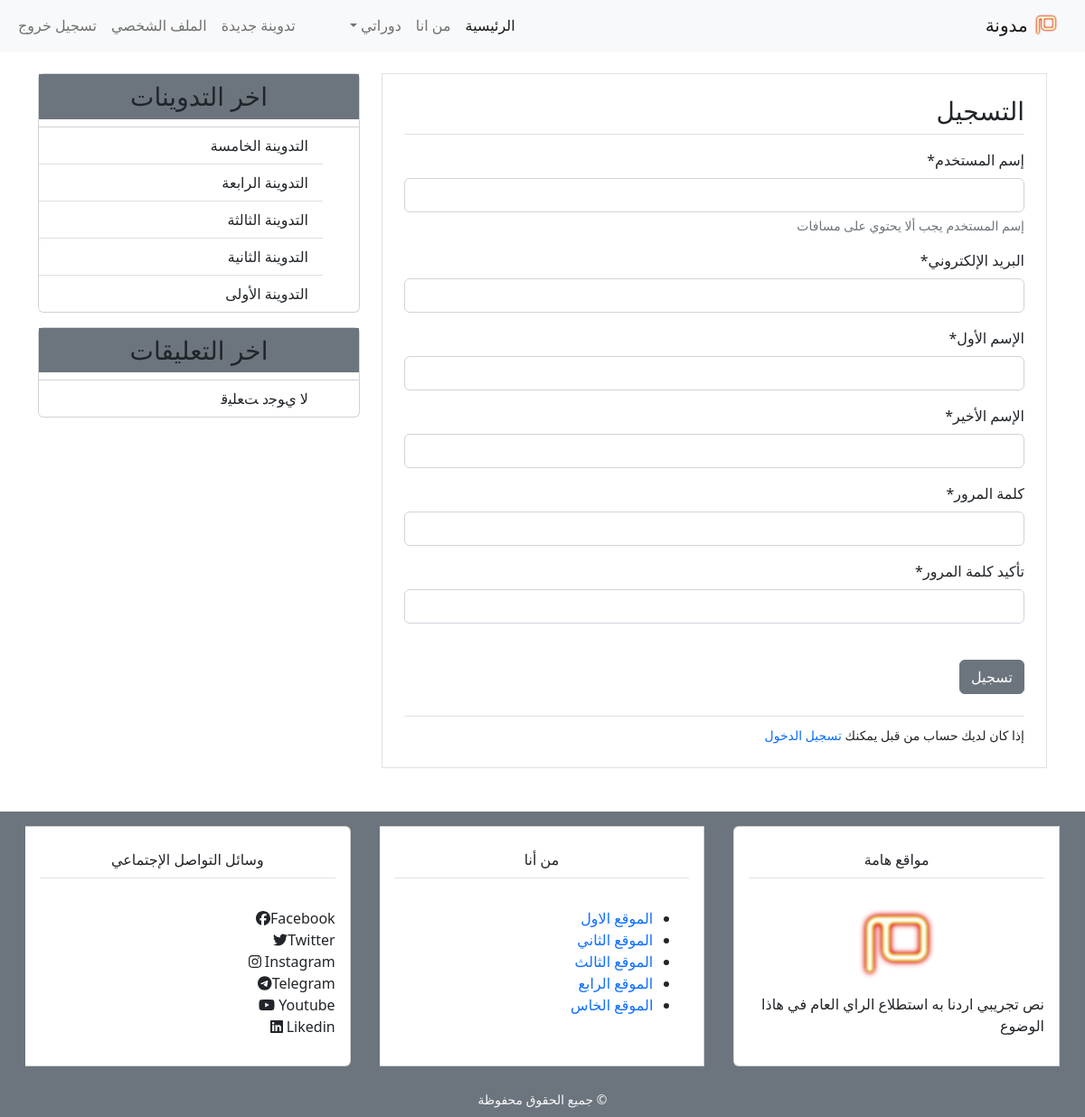
The page /register/ (signed in) on the database its author committed.
### blog/models.py (models this page shows, shortened)
class Post(models.Model):
    title = models.CharField(max_length=100)
    content = models.TextField()
    post_date = models.DateTimeField(default=timezone.now)
    post_update = models.DateTimeField(auto_now=True)
    author = models.ForeignKey(User, on_delete=models.CASCADE)
    class Meta:
        ordering = ('-post_date', )

### user/views.py (the view)
# urls.py: path('register/', views.register, name='register'),
def register(request):
    if request.method == 'POST':
        form = UserCreationForm(request.POST)
        if form.is_valid():
            new_user = form.save(commit=False)
            new_user.set_password(form.cleaned_data['password1'])
            new_user.save()
            messages.success(request, f'تهانينا {new_user} لقد تمت عملية التسجيل بنجاح.')
            return redirect('login')
    else:
        form = UserCreationForm()
    return render(request, 'user/register.html', {
        'title': 'التسجيل',
        'form': form,
    })

### user/forms.py (shortened to what this page needs)
class UserCreationForm(forms.ModelForm):
    username = forms.CharField(label='إسم المستخدم', max_length=30, help_text='إسم المستخدم يجب ألا يحتوي على مسافات')
    email = forms.EmailField(label='البريد الإلكتروني')
    first_name = forms.CharField(label='الإسم الأول', max_length=100)
    last_name = forms.CharField(label='الإسم الأخير', max_length=100)
    password1 = forms.CharField(label='كلمة المرور', widget=forms.PasswordInput(), min_length=8)
    password2 = forms.CharField(label='تأكيد كلمة المرور', widget=forms.PasswordInput(), min_length=8)
    class Meta:
        model = User
        fields = ('username', 'email', 'first_name',
                  'last_name', 'password1', 'password2')

### blog/templatetags/post_tag.py (called while the page is built)
@register.inclusion_tag('blog/latest_posts.html')
def latest_posts():
    context = {
        'l_posts': Post.objects.all()[0:5],
    }
    return context

@register.inclusion_tag('blog/latest_comments.html')
def latest_comments():
    context = {
        'l_comments': Comment.objects.filter(active=True)[0:5],
    }
    return context

### user/templates/user/register.html (shortened to what this page needs)
{% extends 'blog/base.html' %}
{% block content %}
{% load crispy_forms_tags %}
<div class="border p-4 mb-5">
<h3 class="border-bottom pb-2 mb-3">التسجيل</h3>
  <form method="POST">
    {{form|crispy}}
    <input class="btn btn-secondary mt-4" type="submit" value="تسجيل">
  </form>
  <div class="border-top mt-4 pt-2">
	  <small>إذا كان لديك حساب من قبل يمكنك <a href="{% url 'login' %}">تسجيل الدخول</a></small>
  </div>
</div>
{% endblock content %}

### blog/templates/blog/latest_posts.html
<ul class="list-group list-group-flush">
  {% for post in l_posts %}
  <li class="list-group-item">
    <a class="text-dark" href="{% url 'detail' post.pk %}">{{post.title}}</a>
  </li>
  {% empty %}
  <li class="border p-4 m-2">لاتوجد حاليا أية تدوينة</li>
  {% endfor %}
</ul>

### blog/static/blog/css/main.css (style rules this page uses)
html, body { direction: rtl; text-align: right; }
a { text-decoration:none; }

### rows shown on the page
Post: title "التدوينة الخامسة"
Post: title "التدوينة الرابعة"
Post: title "التدوينة الثالثة"
Post: title "التدوينة الثانية"
Post: title "التدوينة الأولى"
